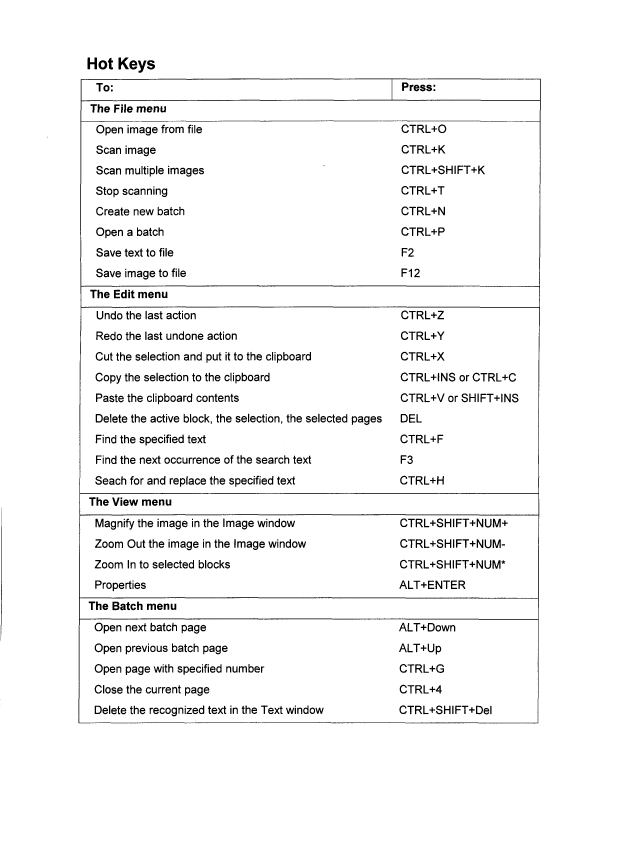
#> input picture last_ocr/assets/t5.tif, 2548 x 3395 px, found by its file name (shown at 1/4 size)
$ python test.py
#> lines starting #> are read from the running program, lines starting #| are printed output that depends on the picture; after the words box and inside, x2 and y2 are one past the last pixel; in counts of white or black regions, pixels touching at a corner belong together
import io
import json
import cv2
#import numpy as np
import requests

img = cv2.imread("t5.tif")
#> img is the input picture: shape (3395, 2548, 3); 96.2% white; 925 black regions (26 under 20 px), largest, box (x1, y1, x2, y2) and area: (314, 314, 2163, 2894) 64436, (474, 230, 515, 278) 1131, (350, 230, 388, 278) 1085
height, width, _ = img.shape
#> height = 3395; width = 2548

# Cutting image
roi = img[0: height, 400: width]
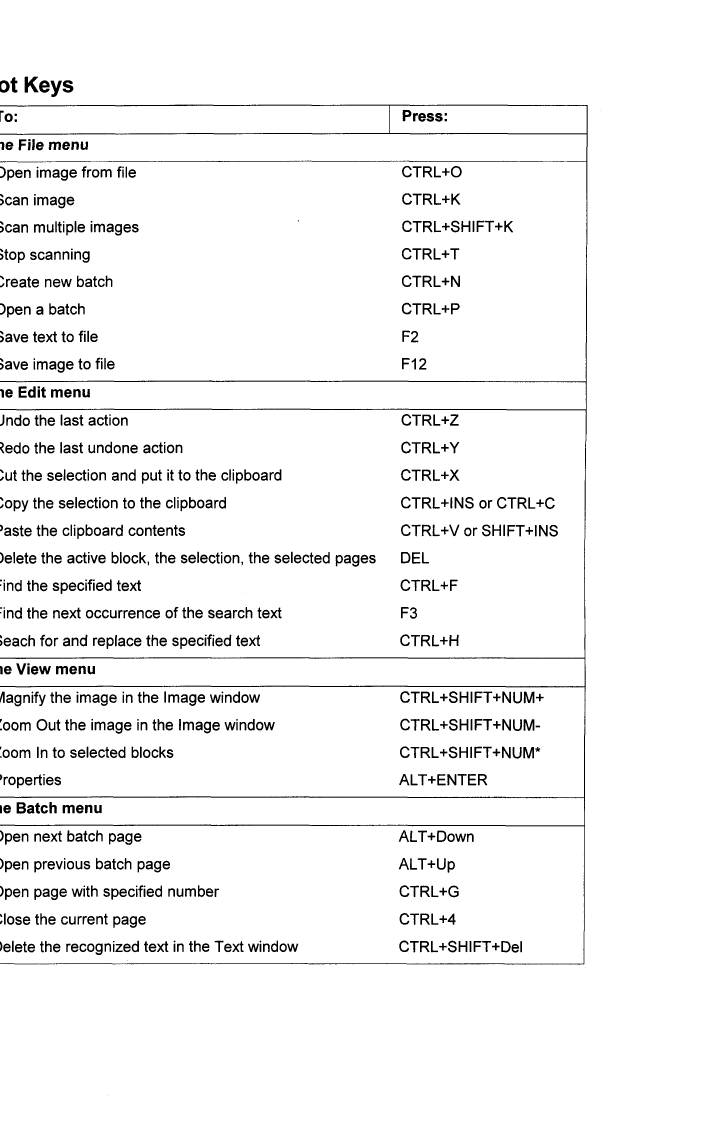
#> roi: shape (3395, 2148, 3) (shown at 1/3 size); 95.8% white; 927 black regions (22 under 20 px), largest, box (x1, y1, x2, y2) and area: (0, 314, 1763, 2894) 55150, (74, 230, 115, 278) 1131, (152, 242, 186, 291) 786


# Ocr
url_api = "https://api.ocr.space/parse/image"
_, compressedimage = cv2.imencode(".jpg", roi, [1, 90])
file_bytes = io.BytesIO(compressedimage)


#> (the run stopped early here; a loop or call above may not have finished)

$ run again, with last_ocr/assets/t2.tif copied over last_ocr/assets/t5.tif
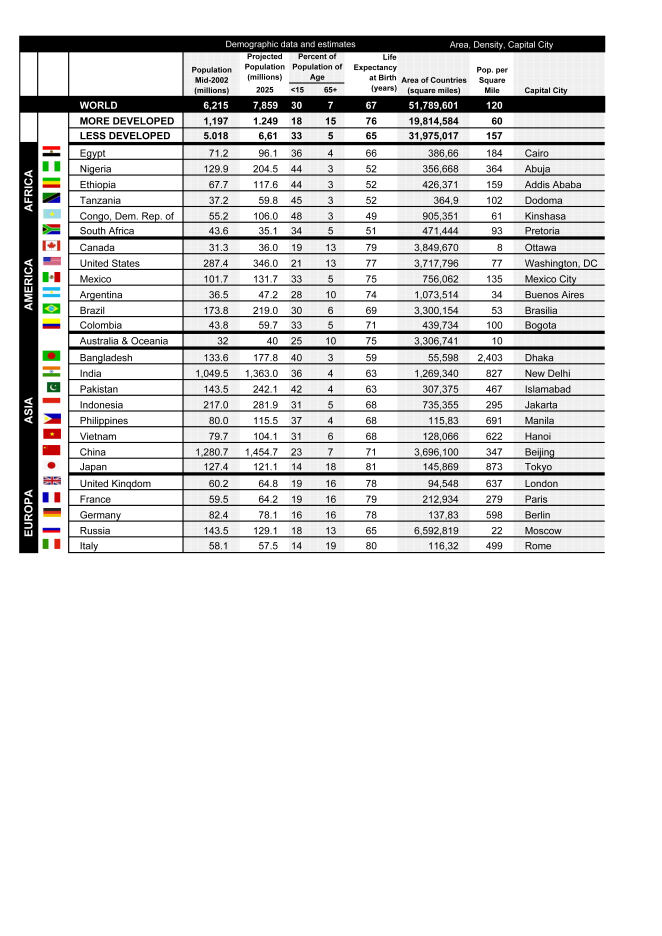
#> input picture last_ocr/assets/t2.tif, 3306 x 4677 px, found by its file name (shown at 1/5 size)
#> img is the input picture: shape (4677, 3306, 3); mean B, G, R 224.6, 224.8, 225
#> `roi = img[0: height, 400: width]`:
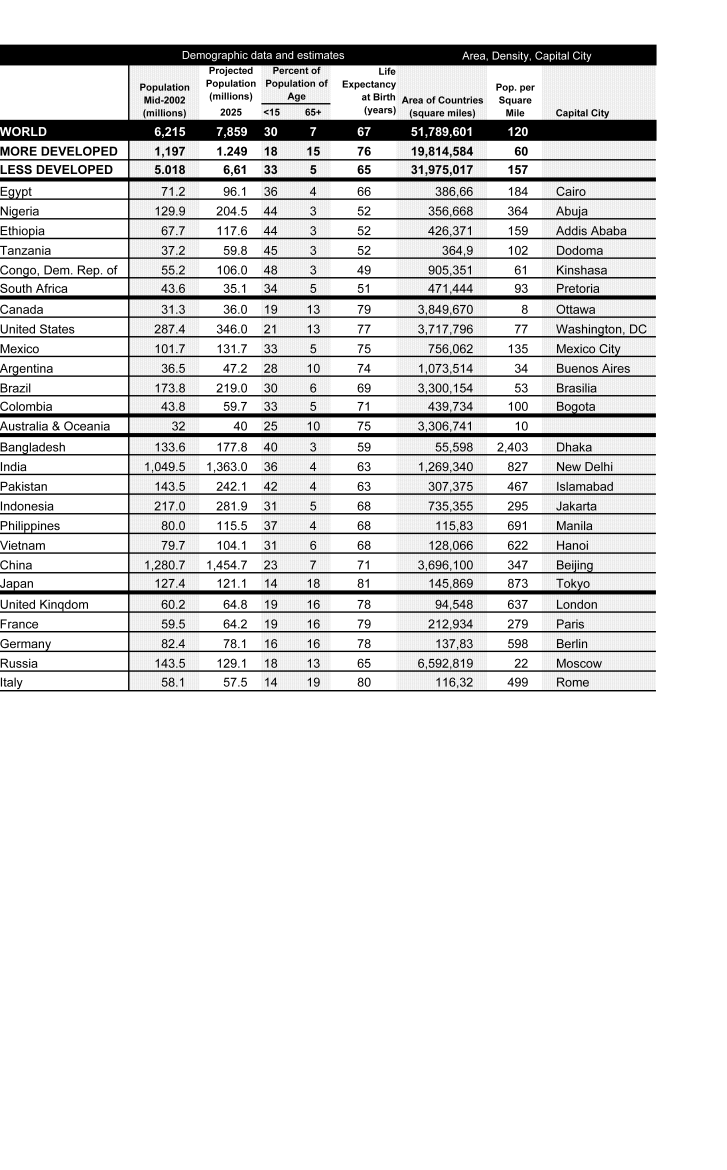
#> roi: shape (4677, 2906, 3) (shown at 1/4 size); min 0, max 255, mean 226.6

$ run again, with last_ocr/assets/Picture_010.tif copied over last_ocr/assets/t5.tif
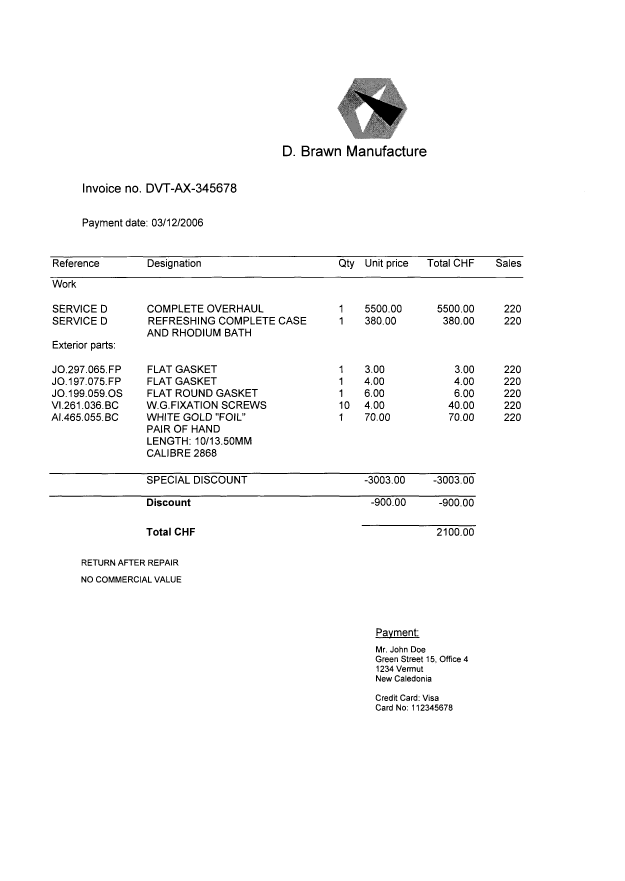
#> input picture last_ocr/assets/Picture_010.tif, 2500 x 3521 px, found by its file name (shown at 1/4 size)
#> img is the input picture: shape (3521, 2500, 3); 97.6% white; 742 black regions (126 under 20 px), largest, box (x1, y1, x2, y2) and area: (1350, 312, 1629, 556) 27903, (197, 1982, 1903, 1987) 6713, (197, 1891, 1903, 1897) 6676
#> `roi = img[0: height, 400: width]`:
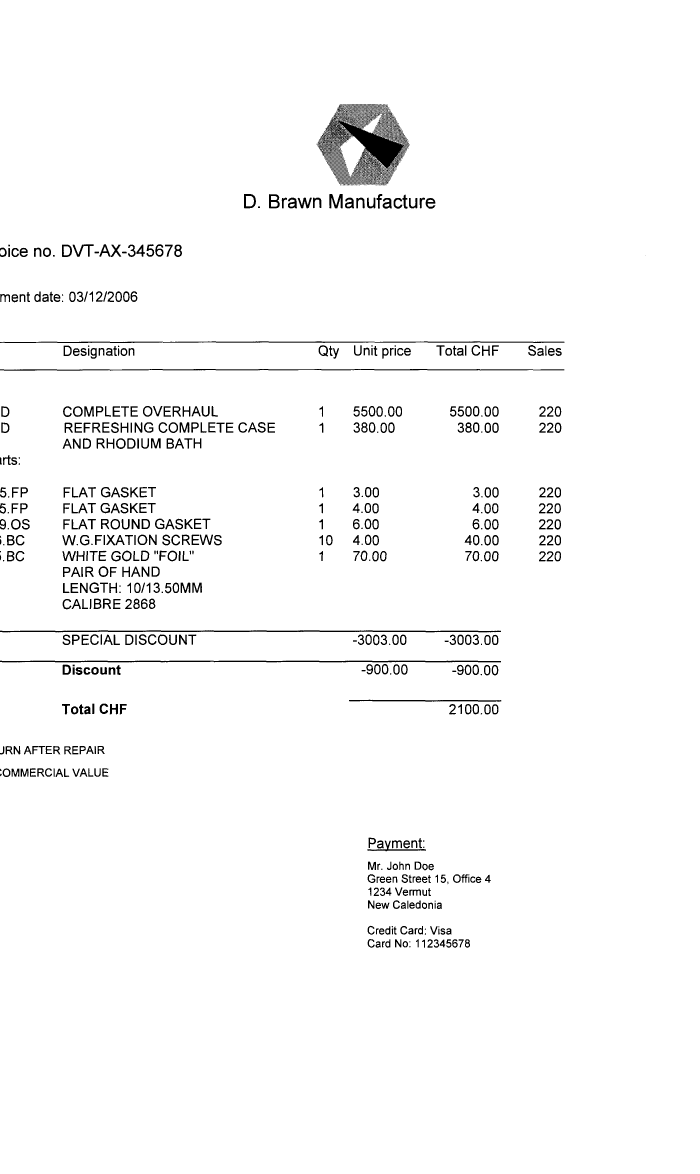
#> roi: shape (3521, 2100, 3) (shown at 1/3 size); 97.4% white; 652 black regions (117 under 20 px), largest, box (x1, y1, x2, y2) and area: (950, 312, 1229, 556) 27903, (0, 1982, 1503, 1987) 5936, (0, 1891, 1503, 1897) 5908

$ run again, with last_ocr/assets/Picture_025.tif copied over last_ocr/assets/t5.tif
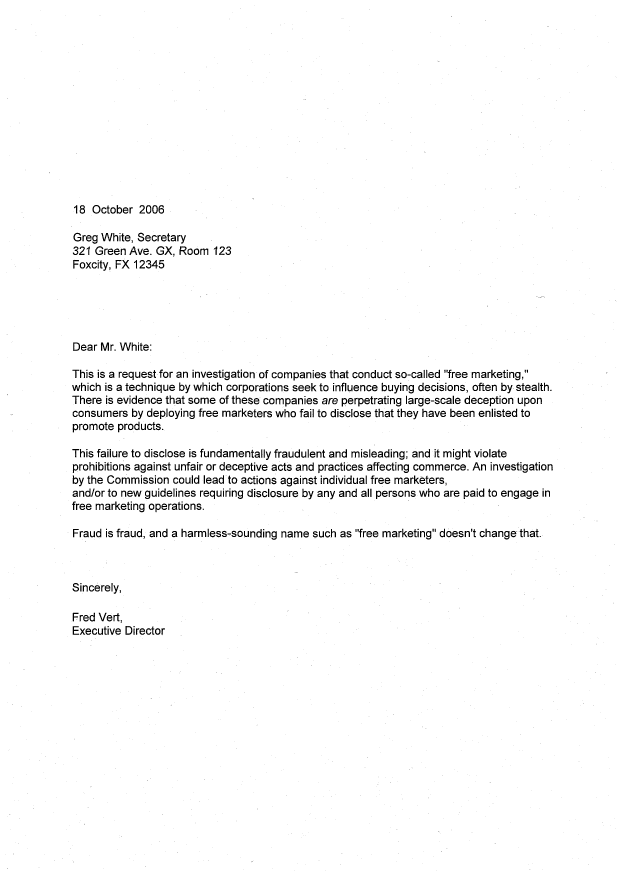
#> input picture last_ocr/assets/Picture_025.tif, 2484 x 3509 px, found by its file name (shown at 1/4 size)
#> img is the input picture: shape (3509, 2484, 3); 97.4% white; 2405 black regions (1488 under 20 px), largest, box (x1, y1, x2, y2) and area: (404, 1370, 436, 1403) 615, (405, 932, 450, 965) 587, (479, 1370, 525, 1403) 584
#> `roi = img[0: height, 400: width]`:
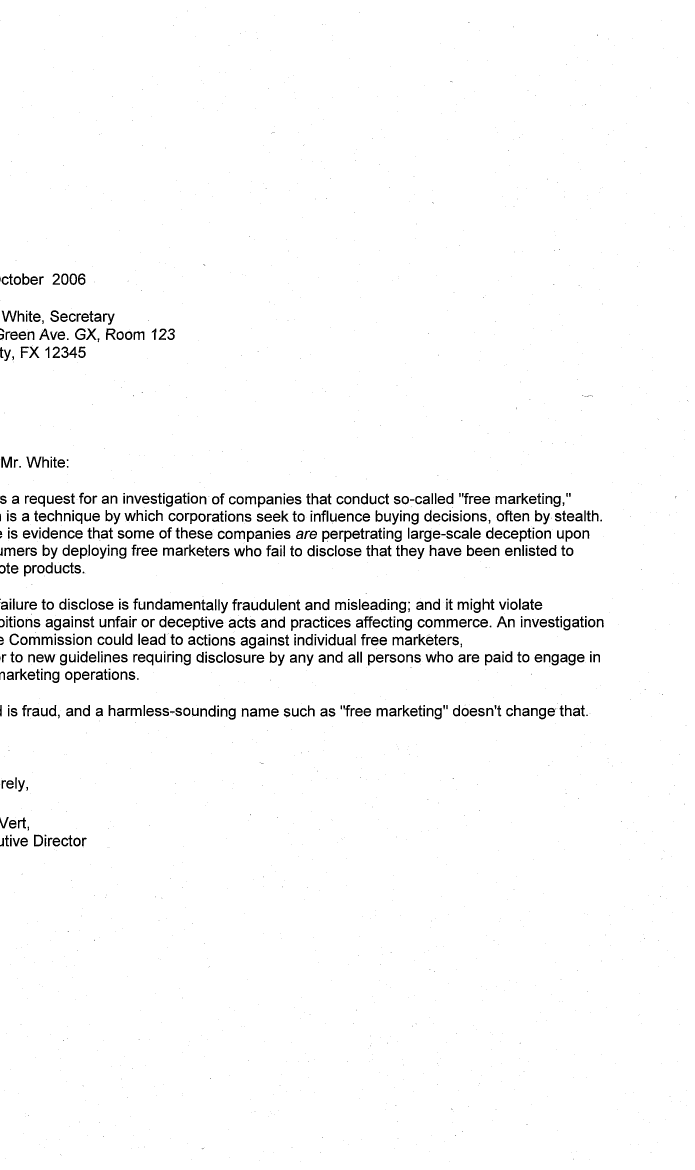
#> roi: shape (3509, 2084, 3) (shown at 1/3 size); 97.2% white; 2125 black regions (1290 under 20 px), largest, box (x1, y1, x2, y2) and area: (4, 1370, 36, 1403) 615, (5, 932, 50, 965) 587, (79, 1370, 125, 1403) 584
